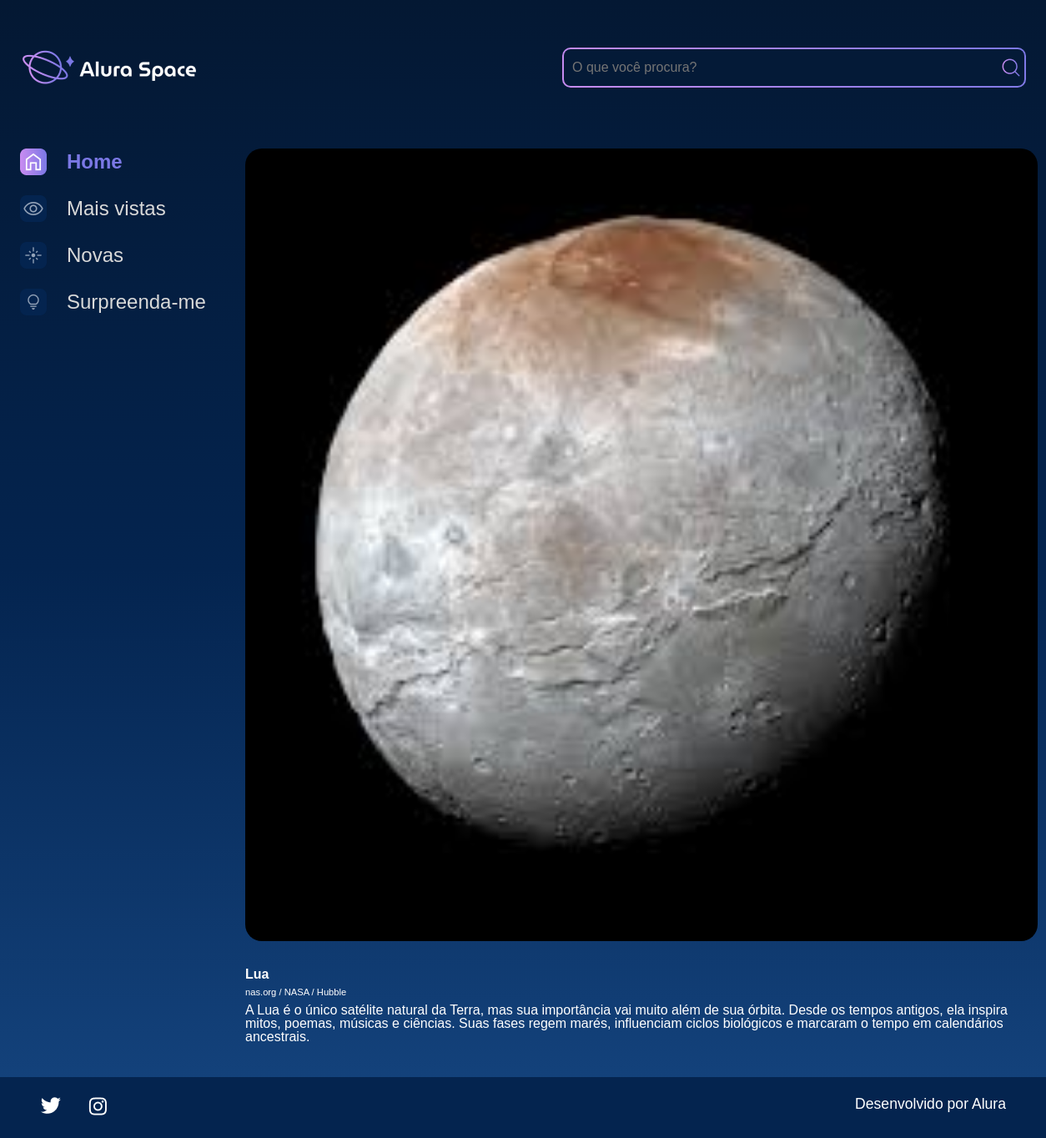
Screenshot of /imagem/6 with the database file from the repository.
### galeria/models.py (models this page shows, shortened)
class Fotografia(models.Model):
    OPCOES_CATEGORIA = [("NEBULOSA", "Nebulosa"),
                       ("ESTRELA", "Estrela"),
                       ("GALAXIA", "Galaxia"),
                       ("PLANETA", "Planeta"),
    ]
    nome = models.CharField(max_length=100, null = False, blank = False)
    legenda = models.CharField(max_length=100, null = False, blank = False)
    categorias = models.CharField(max_length=100, choices=OPCOES_CATEGORIA, default='')
    descricao = models.TextField(null = False, blank = False)
    foto = models.ImageField(upload_to="fotos/%Y/%m/%d/", blank=True)
    publica = models.BooleanField(default=False)
    data_fotografia = models.DateTimeField(default=datetime.now, blank=False)

### galeria/views.py (the view)
# urls.py: path('imagem/<int:foto_id>', imagem, name='imagem'),
def imagem(request, foto_id):
    fotografia = get_object_or_404(Fotografia, pk=foto_id)
    return render(request, 'galeria/imagem.html', {"fotografia": fotografia})

### templates/galeria/imagem.html (shortened to what this page needs)
{% extends 'galeria/base.html' %}
{%load static%}
{% block content %}
<body>
    <div class="pagina-inicial">
        <header class="cabecalho">
            <img src="{% static '/assets/logo/Logo(2).png' %}" alt="Logo da Alura Space" />
            <div class="cabecalho__busca">
                <div class="busca__fundo">
                    <input class="busca__input" type="text" placeholder="O que você procura?">
                    <img class="busca__icone" src="{% static '/assets/ícones/1x/search.png' %}" alt="ícone de search">
                </div>
            </div>
        </header>
        <main class="principal">
            <section class="menu-lateral">
                <nav class="menu-lateral__navegacao">
                    <a href="{%url 'index'%}"><img src="{% static '/assets/ícones/1x/Home - ativo.png' %}"> Home</a>
                    <a href="#"><img src="{% static '/assets/ícones/1x/Mais vistas - inativo.png' %}"> Mais vistas</a>
                    <a href="#"><img src="{% static '/assets/ícones/1x/Novas - inativo.png' %}"> Novas</a>
                    <a href="#"><img src="{% static '/assets/ícones/1x/Surpreenda-me - inativo.png' %}">
                        Surpreenda-me</a>
                </nav>
            </section>
            <section class="conteudo">
                <section class="imagem">
                    <div class="imagem__conteudo">
                        {% if fotografia.foto != "" or fotografia.foto != null%}
                                    <img class="imagem__imagem" src="{{fotografia.foto.url}}">
                                    {% else %}
                                    <img class="card__imagem"
                                        src="{%static 'media/fotos/2025/07/29/Modal.png'%}" alt="foto genérica">
                                    {% endif %}
                        <div class="imagem__info">
                            <div class="imagem__texto">
                                <p class="imagem__titulo">{{fotografia.nome}}</p>
                                <p class="imagem__descricao">{{fotografia.legenda}}</p>
                                <p class="imagem__texto">{{fotografia.descricao}}</p>
                            </div>
                        </div>
                    </div>
                </section>
            </section>
        </main>
    </div>
    {%endblock%}

### setup/static/styles/style.css (style rules this page uses)
html, body, div, span, applet, object, iframe, h1, h2, h3, h4, h5, h6, p, blockquote, pre, a, abbr, acronym, address, big, cite, code, del, dfn, em, img, ins, kbd, q, s, samp, small, strike, strong, sub, sup, tt, var, b, u, i, center, dl, dt, dd, ol, ul, li, fieldset, form, label, legend, table, caption, tbody, tfoot, thead, tr, th, td, article, aside, canvas, details, embed, figure, figcaption, footer, header, hgroup, menu, nav, output, ruby, section, summary, time, mark, audio, video { margin: 0; padding: 0; border: 0; font-size: 100%; font: inherit; vertical-align: baseline; }
article, aside, details, figcaption, figure, footer, header, hgroup, menu, nav, section { display: block; }
body { line-height: 1; font-family: 'Space Grotesk', sans-serif; min-height: 100vh; background: linear-gradient(#041833,#04244F,#154580); background-repeat: no-repeat; background-position: center; background-size: cover; }
.cabecalho { align-items: center; display: flex; justify-content: space-between; margin: 1.5rem 0 4rem 0; }
.cabecalho__busca { align-items: center; border-radius: 10px; background: linear-gradient(45deg, #C98CF1,#7B78E5); display: flex; height: auto; justify-content: space-between; padding: 2px; width: auto; }
.busca__fundo { align-items: center; background-color: #041A37; border-radius: 8px; display: flex; margin: 0 auto; width: 100%; }
.busca__input { align-items: center; background-color: transparent; border: none; font-size: 1rem; height: 24px; padding: 10px; width: 500px; }
.busca__icone { cursor: pointer; width: 2rem; height: 2rem; }
.imagem { display: flex; justify-content: center; align-items: center; }
.imagem__conteudo { background-color: transparent; display: flex; flex-direction: column; border-radius: 20px 20px 0 0; width: 950px; }
.imagem__imagem { width: 100%; border-radius: 20px; }
.imagem__info { font-size: 1.2rem; display: flex; justify-content: space-between; align-items: center; margin-bottom: 1rem; margin-top: 1rem; }
.imagem__texto { display: flex; flex-direction: column; justify-content: space-between; color: #FFFFFF; margin-top: 0.5rem; }
.imagem__titulo { font-weight: bold; line-height: 2rem; color: #FFFFFF; }
.imagem__texto { font-size: 1rem; }
.imagem__descricao { font-size: 0.7rem; }
.menu-lateral { padding-right: 1.5rem; box-sizing: border-box; min-width: 270px; }
.menu-lateral__navegacao { display: flex; flex-direction: column; }
.menu-lateral__navegacao a { font-family: 'Space Grotesk', sans-serif; align-items: center; display: flex; margin-bottom: 1.5rem; text-decoration: none; color: #D9D9D9; font-size: 24px; }
.menu-lateral__navegacao a:first-child { font-weight: bold; color: #7B78E5; }
.menu-lateral__navegacao img { margin-right: 1.5rem; }
.pagina-inicial { max-width: 1440px; padding: 1.5rem; margin: 0 auto; }
.principal { display: flex; justify-content: space-between; }

### rows the page displays
Fotografia: foto (picture), nome "Lua", legenda "nas.org / NASA / Hubble", descricao "A Lua é o único satélite natural da Terra, mas sua importância vai muito além de sua órbita. Desde os tempos antigos, ela inspira mitos, poemas, músicas e ciências. Suas fases regem marés, influenciam ciclos biológicos e marcaram o tempo em calendários ancestrais."
